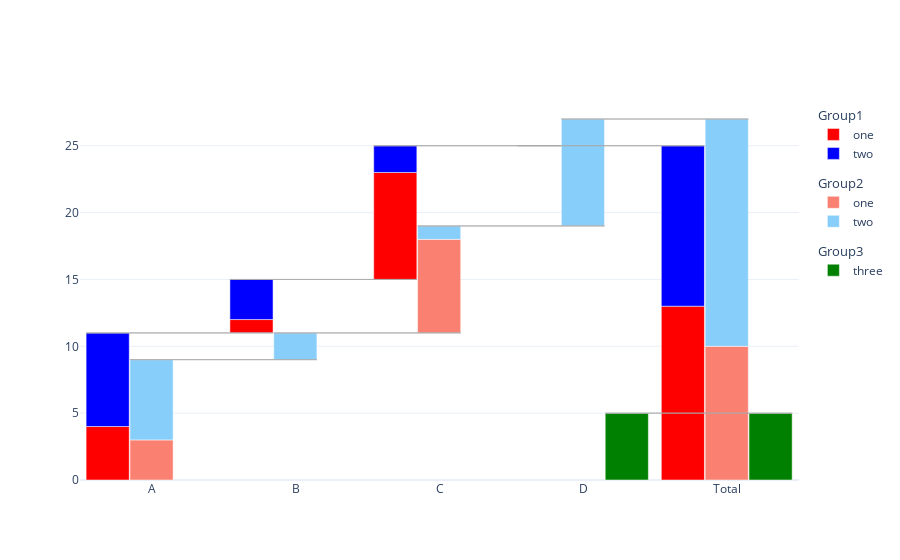

Notebook code cell kept with this figure:
### Markdown cell above
## Coloring

One can easily change the coloring by specifying the *colors* keyword argument. It expects a *dict*. For eample if we want to define colors per group and category:

### Code cell
colors = {
    "Group1": {"one": "red", "two": "blue"},
    "Group2": {"one": "salmon", "two": "lightskyblue"},
    "Group3": "green"
}

c = Waterfall(df, x="X", y="Y", category="category", colors=colors, group="group", total=True)
fig = c.get_fig()
fig

### Figure 1 — Plotly figure (JSON) as saved in the notebook; plotly's stock layout.template omitted (floating-point values rounded to 4 significant figures)
{"data": [{"base": [0, 11, 15, 0, 0], "legendgroup": "Group1", "legendgrouptitle": {"text": "Group1"}, "marker": {"color": "red"}, "name": "one", "offset": -0.4575, "offsetgroup": "0", "type": "bar", "width": 0.3, "x": [0, 1, 2, 3, 4], "y": [4, 1, 8, null, 13]}, {"base": [4, 12, 23, 0, 13], "legendgroup": "Group1", "legendgrouptitle": {"text": "Group1"}, "marker": {"color": "blue"}, "name": "two", "offset": -0.4575, "offsetgroup": "0", "type": "bar", "width": 0.3, "x": [0, 1, 2, 3, 4], "y": [7, 3, 2, null, 12]}, {"base": [0, 9, 11, 19, 0], "legendgroup": "Group2", "legendgrouptitle": {"text": "Group2"}, "marker": {"color": "salmon"}, "name": "one", "offset": -0.1525, "offsetgroup": "1", "type": "bar", "width": 0.3, "x": [0, 1, 2, 3, 4], "y": [3, 0, 7, null, 10]}, {"base": [3, 9, 18, 19, 10], "legendgroup": "Group2", "legendgrouptitle": {"text": "Group2"}, "marker": {"color": "lightskyblue"}, "name": "two", "offset": -0.1525, "offsetgroup": "1", "type": "bar", "width": 0.3, "x": [0, 1, 2, 3, 4], "y": [6, 2, 1, 8, 17]}, {"base": [0, 0, 0, 0, 0], "legendgroup": "Group3", "legendgrouptitle": {"text": "Group3"}, "marker": {"color": "green"}, "name": "three", "offset": 0.1525, "offsetgroup": "2", "type": "bar", "width": 0.3, "x": [0, 1, 2, 3, 4], "y": [null, null, null, 5, 5]}], "layout": {"shapes": [{"line": {"color": "darkgrey", "width": 0.75}, "x0": -0.4575, "x1": 0.8425, "y0": 11, "y1": 11}, {"line": {"color": "darkgrey", "width": 0.75}, "x0": 0.5425, "x1": 1.843, "y0": 15, "y1": 15}, {"line": {"color": "darkgrey", "width": 0.75}, "x0": 1.542, "x1": 2.842, "y0": 25, "y1": 25}, {"line": {"color": "darkgrey", "width": 0.75}, "x0": 2.542, "x1": 3.842, "y0": 25, "y1": 25}, {"line": {"color": "darkgrey", "width": 0.75}, "x0": -0.1525, "x1": 1.147, "y0": 9, "y1": 9}, {"line": {"color": "darkgrey", "width": 0.75}, "x0": 0.8475, "x1": 2.147, "y0": 11, "y1": 11}, {"line": {"color": "darkgrey", "width": 0.75}, "x0": 1.847, "x1": 3.147, "y0": 19, "y1": 19}, {"line": {"color": "darkgrey", "width": 0.75}, "x0": 2.848, "x1": 4.147, "y0": 27, "y1": 27}, {"line": {"color": "darkgrey", "width": 0.75}, "x0": 3.152, "x1": 4.452, "y0": 5, "y1": 5}], "xaxis": {"tickmode": "array", "ticktext": ["A", "B", "C", "D", "Total"], "tickvals": [0, 1, 2, 3, 4]}}}
